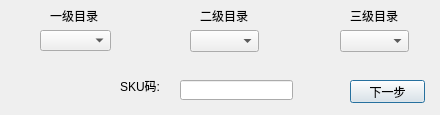
<?xml version="1.0" encoding="UTF-8"?>
<ui version="4.0">
 <class>NewSKUDlg</class>
 <widget class="QDialog" name="NewSKUDlg">
  <property name="geometry">
   <rect>
    <x>0</x>
    <y>0</y>
    <width>440</width>
    <height>115</height>
   </rect>
  </property>
  <property name="windowTitle">
   <string>Dialog</string>
  </property>
  <widget class="QPushButton" name="pushButton">
   <property name="geometry">
    <rect>
     <x>350</x>
     <y>80</y>
     <width>75</width>
     <height>23</height>
    </rect>
   </property>
   <property name="text">
    <string>下一步</string>
   </property>
  </widget>
  <widget class="QComboBox" name="comboBox">
   <property name="geometry">
    <rect>
     <x>40</x>
     <y>30</y>
     <width>71</width>
     <height>21</height>
    </rect>
   </property>
  </widget>
  <widget class="QLabel" name="label">
   <property name="geometry">
    <rect>
     <x>50</x>
     <y>10</y>
     <width>54</width>
     <height>12</height>
    </rect>
   </property>
   <property name="text">
    <string>一级目录</string>
   </property>
  </widget>
  <widget class="QLabel" name="label_2">
   <property name="geometry">
    <rect>
     <x>200</x>
     <y>10</y>
     <width>54</width>
     <height>12</height>
    </rect>
   </property>
   <property name="text">
    <string>二级目录</string>
   </property>
  </widget>
  <widget class="QComboBox" name="comboBox_2">
   <property name="geometry">
    <rect>
     <x>190</x>
     <y>30</y>
     <width>69</width>
     <height>22</height>
    </rect>
   </property>
  </widget>
  <widget class="QLabel" name="label_3">
   <property name="geometry">
    <rect>
     <x>350</x>
     <y>10</y>
     <width>54</width>
     <height>12</height>
    </rect>
   </property>
   <property name="text">
    <string>三级目录</string>
   </property>
  </widget>
  <widget class="QComboBox" name="comboBox_3">
   <property name="geometry">
    <rect>
     <x>340</x>
     <y>30</y>
     <width>69</width>
     <height>22</height>
    </rect>
   </property>
  </widget>
  <widget class="QLineEdit" name="lineEdit">
   <property name="geometry">
    <rect>
     <x>180</x>
     <y>80</y>
     <width>113</width>
     <height>20</height>
    </rect>
   </property>
   <property name="readOnly">
    <bool>true</bool>
   </property>
  </widget>
  <widget class="QLabel" name="label_4">
   <property name="geometry">
    <rect>
     <x>120</x>
     <y>80</y>
     <width>54</width>
     <height>12</height>
    </rect>
   </property>
   <property name="text">
    <string>SKU码:</string>
   </property>
  </widget>
 </widget>
 <resources/>
 <connections/>
</ui>
